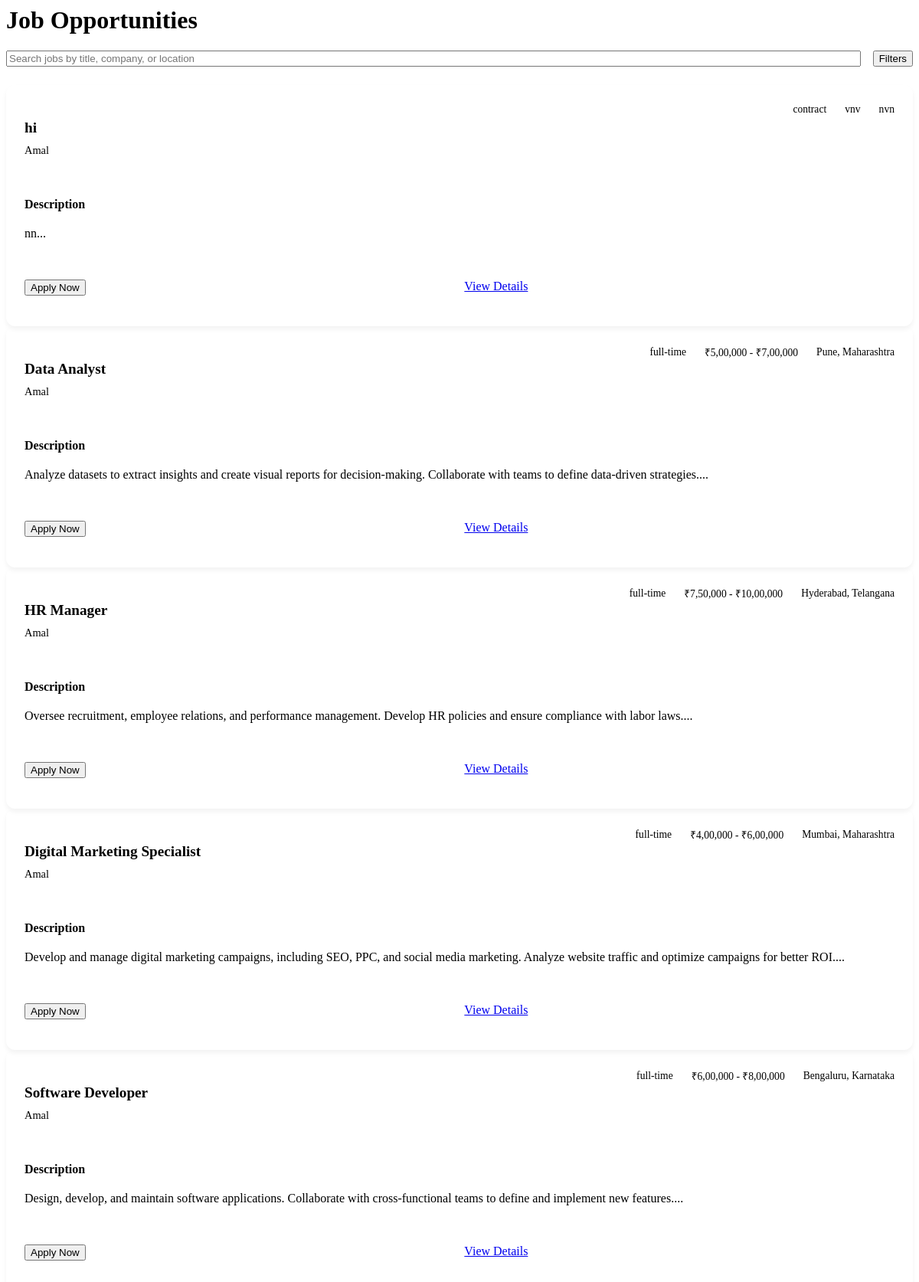
/pages/student/jobs.php, run on the app's committed database.
### tables this page shows
CREATE TABLE `job_listings` (
  `id` int(11) NOT NULL,
  `company_id` int(11) DEFAULT NULL,
  `title` varchar(100) NOT NULL,
  `description` text NOT NULL,
  `requirements` text DEFAULT NULL,
  `salary` varchar(50) DEFAULT NULL,
  `location` varchar(100) DEFAULT NULL,
  `job_type` enum('full-time','part-time','contract','internship') DEFAULT 'full-time',
  `image_path` varchar(255) DEFAULT NULL,
  `posted_at` timestamp NULL DEFAULT current_timestamp(),
  `status` enum('pending','approved','rejected') DEFAULT 'pending',
  `expiration_date` datetime DEFAULT (`posted_at` + interval 30 day)
);

CREATE TABLE `company_profiles` (
  `id` int(11) NOT NULL,
  `user_id` int(11) DEFAULT NULL,
  `company_name` varchar(100) NOT NULL,
  `description` text DEFAULT NULL,
  `website` varchar(255) DEFAULT NULL
);

### pages/student/jobs.php (the view, shortened to what this page needs)
<?php
$query = "SELECT jl.*, cp.company_name
          FROM job_listings jl
          JOIN company_profiles cp ON jl.company_id = cp.id
          WHERE jl.status = 'approved'
          ORDER BY jl.posted_at DESC";
$result = mysqli_query($conn, $query);
$job_listings = mysqli_fetch_all($result, MYSQLI_ASSOC);
$student_id = (int)$student['id'];
$query = "SELECT job_id FROM job_applications WHERE student_id = $student_id";
$result = mysqli_query($conn, $query);
$applied_jobs = array_column(mysqli_fetch_all($result, MYSQLI_ASSOC), 'job_id');
?>
<div class="dashboard-header">
    <h1>Job Opportunities</h1>
    <div class="job-search-container">
        <input type="text" id="jobSearch" placeholder="Search jobs by title, company, or location" class="search-input">
        <button class="btn btn-secondary" id="filterToggleBtn">
            <i class="fas fa-filter"></i> Filters
        </button>
    </div>
</div>
<div class="job-listings" id="jobListings">
    <?php foreach ($job_listings as $job): ?>
        <div class="card job-card"
             data-title="<?php echo htmlspecialchars(strtolower($job['title'])); ?>"
             data-company="<?php echo htmlspecialchars(strtolower($job['company_name'])); ?>"
             data-location="<?php echo htmlspecialchars(strtolower($job['location'])); ?>"
             data-job-type="<?php echo htmlspecialchars(strtolower($job['job_type'] ?? 'not specified')); ?>"
             data-salary="<?php echo (int)preg_replace('/[^0-9]/', '', $job['salary']); ?>">
            <div class="job-header">
                <div class="job-title-section">
                    <h3><?php echo htmlspecialchars($job['title']); ?></h3>
                    <span class="company-name">
                        <?php echo htmlspecialchars($job['company_name']); ?>
                    </span>
                </div>
                <div class="job-meta">
                    <span class="job-type badge">
                        <?php echo htmlspecialchars($job['job_type'] ?? 'Not Specified'); ?>
                    </span>
                    <span class="salary"><i class="fas fa-money-bill-wave"></i> <?php echo htmlspecialchars($job['salary']); ?></span>
                    <span class="location"><i class="fas fa-map-marker-alt"></i> <?php echo htmlspecialchars($job['location']); ?></span>
                </div>
            </div>
            <div class="job-description">
                <h4>Description</h4>
                <p><?php echo nl2br(htmlspecialchars(substr($job['description'], 0, 200) . '...')); ?></p>
            </div>
            <div class="job-actions">
                <form method="POST" action="student_dashboard.php">
                    <button type="submit" class="btn btn-primary" <?php echo in_array($job['id'], $applied_jobs) ? 'disabled' : ''; ?>>
                        <?php echo in_array($job['id'], $applied_jobs) ? 'Already Applied' : 'Apply Now'; ?>
                    </button>
                </form>
                <a href="#" class="btn btn-secondary view-details" data-job-id="<?php echo $job['id']; ?>">
                    View Details
                </a>
            </div>
        </div>
    <?php endforeach; ?>
</div>

### pages/student/jobs.php (style rules this page uses)
.job-search-container { display: flex; gap: 1rem; margin-bottom: 1.5rem; }
.search-input { flex-grow: 1; }
.job-card { display: flex; flex-direction: column; gap: 1rem; padding: 1.5rem; border-radius: 12px; transition: all 0.3s ease; box-shadow: 0 4px 6px rgba(0, 0, 0, 0.05); }
.job-header { display: flex; justify-content: space-between; align-items: flex-start; margin-bottom: 1rem; }
.job-title-section { flex-grow: 1; margin-right: 1rem; }
.job-title-section h3 { margin-bottom: 0.5rem; line-height: 1.3; color: var(--primary-color); font-size: 1.2rem; }
.job-title-section .company-name { display: block; color: var(--secondary-color); font-size: 0.9rem; margin-top: 0.25rem; }
.job-meta { display: flex; flex-wrap: wrap; gap: 0.75rem; align-items: center; }
.job-meta .badge, .job-meta .salary, .job-meta .location { display: flex; align-items: center; gap: 0.5rem; font-size: 0.85rem; color: var(--text-color); }
.job-description { flex-grow: 1; }
.job-description h4 { margin-bottom: 0.5rem; color: var(--primary-color); font-size: 1rem; }
.job-description p { color: var(--text-color); line-height: 1.6; display: -webkit-box; -webkit-line-clamp: 3; -webkit-box-orient: vertical; overflow: hidden; text-overflow: ellipsis; }
.job-actions { display: flex; justify-content: space-between; margin-top: 1rem; gap: 1rem; }
.job-actions .btn { flex-grow: 1; text-align: center; }

### data on the page
job_listings: title "hi", company.company_name "Amal", job_type "contract", salary "vnv", location "nvn", description "nn...", shows "Apply Now"
job_listings: title "Data Analyst", company.company_name "Amal", job_type "full-time", salary "₹5,00,000 - ₹7,00,000", location "Pune, Maharashtra", description "Analyze datasets to extract insights and create visual reports for decision-making. Collaborate with teams to define data-driven strategies....", shows "Apply Now"
job_listings: title "HR Manager", company.company_name "Amal", job_type "full-time", salary "₹7,50,000 - ₹10,00,000", location "Hyderabad, Telangana", description "Oversee recruitment, employee relations, and performance management. Develop HR policies and ensure compliance with labor laws....", shows "Apply Now"
job_listings: title "Digital Marketing Specialist", company.company_name "Amal", job_type "full-time", salary "₹4,00,000 - ₹6,00,000", location "Mumbai, Maharashtra", description "Develop and manage digital marketing campaigns, including SEO, PPC, and social media marketing. Analyze website traffic and optimize campaigns for better ROI....", shows "Apply Now"
job_listings: title "Software Developer", company.company_name "Amal", job_type "full-time", salary "₹6,00,000 - ₹8,00,000", location "Bengaluru, Karnataka", description "Design, develop, and maintain software applications. Collaborate with cross-functional teams to define and implement new features....", shows "Apply Now"
